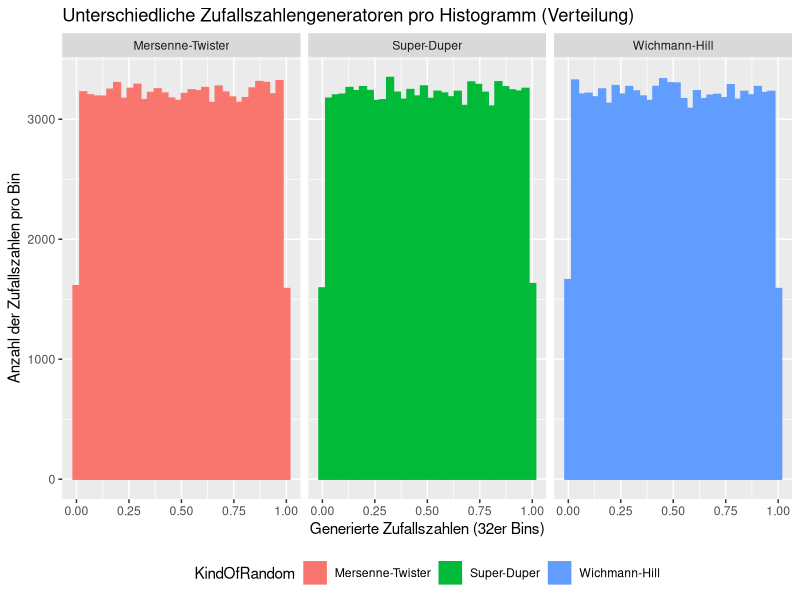

Generate this figure with R:
## ---- chunk 1
library(ggplot2)
numberOfRandomNumbers <- 100000

RNGkind("Mersenne-Twister") # matches  "Mersenne-Twister"
datamt = data.frame(data = runif(numberOfRandomNumbers), KindOfRandom = "Mersenne-Twister")

RNGkind("Super") # matches  "Super-Duper"
datasd = data.frame(data = runif(numberOfRandomNumbers), KindOfRandom = "Super-Duper")

RNGkind("Wichmann-Hill") # matches  "Wichmann-Hill"
datawh = data.frame(data = runif(numberOfRandomNumbers), KindOfRandom = "Wichmann-Hill")

data <- rbind(datamt, datasd, datawh)

ggplot(data, aes(x = data, color = KindOfRandom, fill = KindOfRandom)) + 
  geom_histogram(bins = 32) + 
  facet_grid(~ KindOfRandom) +
  theme(legend.direction = "horizontal", 
        legend.position = "bottom",
        legend.box = "horizontal") +
  labs(title = "Unterschiedliche Zufallszahlengeneratoren pro Histogramm (Verteilung)",
  x = "Generierte Zufallszahlen (32er Bins)",
  y = "Anzahl der Zufallszahlen pro Bin")
## ---- chunk 2
#?RNG
## ---- chunk 3

## ---- chunk 4
# insert random R-code
# 
## ---- chunk 5
#options(expressions=100000)
# Berechnet die neue Zufallszahl
#PP.Coincidence.CalculateNumber <- function (randomNumber) {
#  first <- as.numeric(substr(randomNumber, 0, 5))
#  second <- as.numeric(substr(randomNumber, 6, 10))
#  
#  if(is.na(second) || second == 0) {
#    second <- bitwXor(first, as.numeric(substr(as.numeric(Sys.time()), 6, 10)))
#  }
#  return (first * second)
#}

# Rekursiver Aufrauf
#PP.Coincidence.Recursive <- function(numberOfRandomNumbers, randomNumber, randomList) {
#  if (numberOfRandomNumbers <=0 ) {
#    return( c() )
#  } else {
#    newRN <- PP.Coincidence.CalculateNumber(randomNumber)
#    return( c(Recall(numberOfRandomNumbers-1, newRN, randomList),newRN/10000000000) )
#  }
#}

# Initialaufruf mit einer Anzahl von Zufallszahlen
#PP.Coincidence <- function(numberOfRandomNumbers){
#  return (PP.Coincidence.Recursive(numberOfRandomNumbers, as.numeric(Sys.time()), c()))
#}
